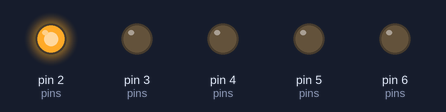
Recording of a sketch running on a simulated Arduino Uno, built with avr-gcc and run on an emulated ATmega328P. Parts: output pins drawn as LEDs (lit = HIGH).

Above: at 0.1 s.
At 0.5 s:
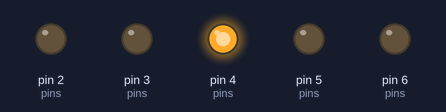
At 0.9 s:
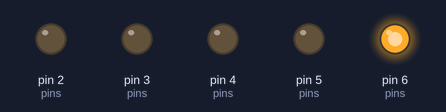
At 2.35 s:
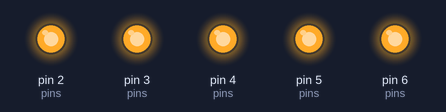
At 3.5 s:
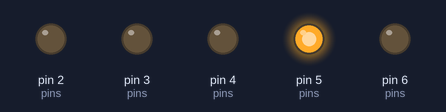
At 5.45 s:
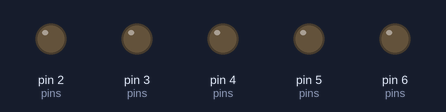
Timing chart, 0 to 6.4 s (numbered marks = the images above):
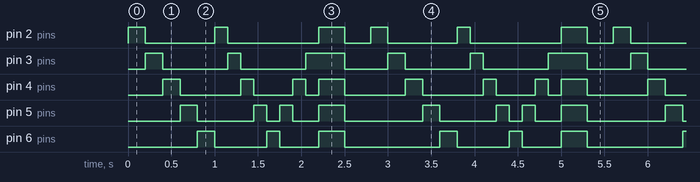

Measured:
- by itself, pin 2 (pins): repeats every 2.8 s: LOW 0.80 s, HIGH 0.15 s, LOW 1.1 s, HIGH 0.30 s, LOW 0.30 s, HIGH 0.20 s
- by itself, pin 3 (pins): repeats every 2.8 s: LOW 0.75 s, HIGH 0.15 s, LOW 0.75 s, HIGH 0.45 s, LOW 0.50 s, HIGH 0.20 s
- by itself, pin 4 (pins): repeats every 2.8 s: LOW 0.70 s, HIGH 0.15 s, LOW 0.45 s, HIGH 0.15 s, LOW 0.15 s, HIGH 0.30 s, LOW 0.70 s, HIGH 0.20 s
- by itself, pin 5 (pins): repeats every 2.8 s: LOW 0.65 s, HIGH 0.15 s, LOW 0.15 s, HIGH 0.15 s, LOW 0.30 s, HIGH 0.30 s, LOW 0.90 s, HIGH 0.20 s
- by itself, pin 6 (pins): repeats every 2.8 s: LOW 0.60 s, HIGH 0.15 s, LOW 0.45 s, HIGH 0.30 s, LOW 1.1 s, HIGH 0.20 s

The sketch:

static_approach.ino
```cpp
class RunningLights {
public:
    static const int ledCount = 5;
    static int pins[ledCount];

    static void setupPins() {
        for (int i = 0; i < ledCount; i++) {
            pinMode(pins[i], OUTPUT);
        }
    }

    // Mode 1: Chase (one by one left to right)
    static void chase(int delayTime) {
        for (int i = 0; i < ledCount; i++) {
            allOff();
            digitalWrite(pins[i], HIGH);
            delay(delayTime);
        }
    }

    // Mode 2: Bounce (left to right and back)
    static void bounce(int delayTime) {
        for (int i = 0; i < ledCount; i++) {
            allOff();
            digitalWrite(pins[i], HIGH);
            delay(delayTime);
        }
        for (int i = ledCount - 2; i > 0; i--) {
            allOff();
            digitalWrite(pins[i], HIGH);
            delay(delayTime);
        }
    }

    // Mode 3: All Blink
    static void blink(int delayTime) {
        allOn();
        delay(delayTime);
        allOff();
        delay(delayTime);
    }

private:
    static void allOff() {
        for (int i = 0; i < ledCount; i++) {
            digitalWrite(pins[i], LOW);
        }
    }

    static void allOn() {
        for (int i = 0; i < ledCount; i++) {
            digitalWrite(pins[i], HIGH);
        }
    }
};

// Define static array
int RunningLights::pins[RunningLights::ledCount] = {2, 3, 4, 5, 6};

void setup() {
    Serial.begin(9600);
    RunningLights::setupPins();
}

void loop() {
    RunningLights::chase(200);   // mode 1
    RunningLights::bounce(150);  // mode 2
    RunningLights::blink(300);   // mode 3
}
```
